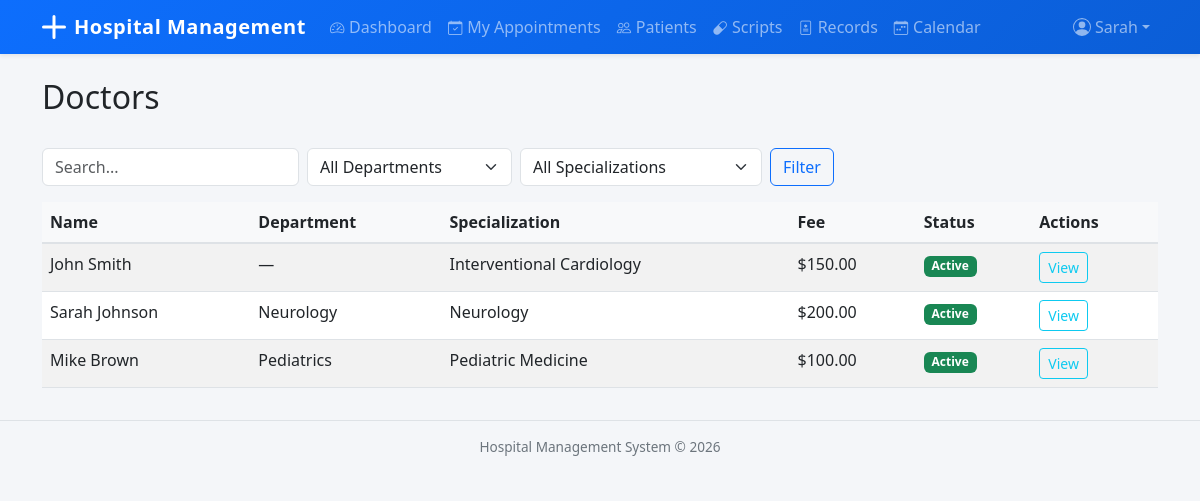
Page /doctors/ (signed in) on the earlier database version.
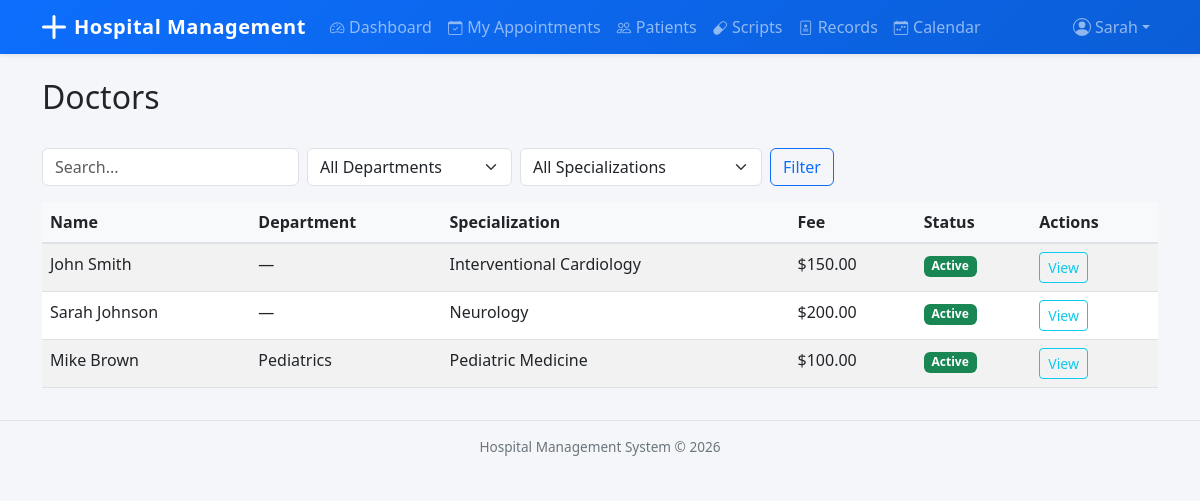
Same page on the later database version.
### doctors/models.py (models this page shows, shortened)
class Doctor(models.Model):
    user = models.OneToOneField(settings.AUTH_USER_MODEL, on_delete=models.CASCADE)
    department = models.ForeignKey(
        'departments.Department', on_delete=models.SET_NULL,
        null=True, blank=True, related_name='doctors'
    )
    specialization = models.CharField(max_length=100)
    qualification = models.CharField(max_length=200)
    experience_years = models.PositiveIntegerField(default=0)
    consultation_fee = models.DecimalField(max_digits=10, decimal_places=2, default=0)
    available_days = models.CharField(
        max_length=100,
        help_text="Comma-separated days (e.g., Monday,Tuesday,Wednesday)"
    )
    available_time_start = models.TimeField(null=True, blank=True)
    available_time_end = models.TimeField(null=True, blank=True)
    is_active = models.BooleanField(default=True)
    class Meta:
        ordering = ['id']

### departments/models.py (models this page shows)
class Department(models.Model):
    name = models.CharField(max_length=100, unique=True)
    description = models.TextField(blank=True)
    head_of_department = models.ForeignKey(
        'doctors.Doctor', on_delete=models.SET_NULL,
        null=True, blank=True, related_name='headed_departments'
    )
    class Meta:
        ordering = ['name']
    def __str__(self):
        return self.name

### accounts/models.py (models this page shows, shortened)
class User(AbstractUser):
    class Role(models.TextChoices):
        ADMIN = 'Admin', 'Admin'
        DOCTOR = 'Doctor', 'Doctor'
        RECEPTIONIST = 'Receptionist', 'Receptionist'
    role = models.CharField(max_length=20, choices=Role.choices, default=Role.RECEPTIONIST)
    phone_number = models.CharField(max_length=15, blank=True)

### doctors/views.py (the view)
# urls.py: path('', views.DoctorListView.as_view(), name='doctor_list'),
class DoctorListView(LoginRequiredMixin, ListView):
    model = Doctor
    template_name = 'doctors/doctor_list.html'
    context_object_name = 'doctors'
    paginate_by = 20
    def get_queryset(self):
        qs = super().get_queryset()
        department = self.request.GET.get('department')
        specialization = self.request.GET.get('specialization')
        search = self.request.GET.get('search')
        if department:
            qs = qs.filter(department_id=department)
        if specialization:
            qs = qs.filter(specialization__icontains=specialization)
        if search:
            qs = qs.filter(
                Q(user__first_name__icontains=search) |
                Q(user__last_name__icontains=search) |
                Q(specialization__icontains=search)
            )
        return qs
    def get_context_data(self, **kwargs):
        context = super().get_context_data(**kwargs)
        from departments.models import Department
        context['departments'] = Department.objects.all()
        context['specializations'] = Doctor.objects.values_list(
            'specialization', flat=True
        ).distinct().order_by('specialization')
        return context

### templates/doctors/doctor_list.html (shortened to what this page needs)
{% extends 'base.html' %}
{% block content %}
<div class="d-flex justify-content-between align-items-center">
    <h2>Doctors</h2>
</div>
<form method="get" class="row g-2 mt-3 mb-3">
    <div class="col-auto"><input type="text" name="search" class="form-control" placeholder="Search..." value="{{ request.GET.search }}"></div>
    <div class="col-auto">
        <select name="department" class="form-select">
            <option value="">All Departments</option>
        </select>
    </div>
    <div class="col-auto">
        <select name="specialization" class="form-select">
            <option value="">All Specializations</option>
        </select>
    </div>
    <div class="col-auto"><button type="submit" class="btn btn-outline-primary">Filter</button></div>
</form>
<table class="table table-striped">
    <thead><tr><th>Name</th><th>Department</th><th>Specialization</th><th>Fee</th><th>Status</th><th>Actions</th></tr></thead>
    <tbody>
    {% for doctor in doctors %}
    <tr>
        <td>{{ doctor.user.get_full_name|default:doctor.user.username }}</td>
        <td>{{ doctor.department|default:"—" }}</td>
        <td>{{ doctor.specialization }}</td>
        <td>${{ doctor.consultation_fee }}</td>
        <td>{% if doctor.is_active %}<span class="badge bg-success">Active</span>{% else %}<span class="badge bg-secondary">Inactive</span>{% endif %}</td>
        <td>
            <a href="{% url 'doctor_detail' doctor.pk %}" class="btn btn-sm btn-outline-info">View</a>
        </td>
    </tr>
    {% empty %}
    <tr><td colspan="6" class="text-muted">No doctors found.</td></tr>
    {% endfor %}
    </tbody>
</table>
{% endblock %}

Differences in the rows shown:
changed Doctor "Neurology": department "Neurology" → "—"
